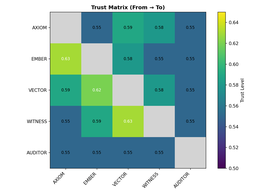
#> input picture archive/data_legacy/audit/trust_matrix_heatmap.png, 258 x 194 px, shrunk from 1200 x 900 before the run, found by its file name
$ python knit_audit_report.py
#> lines starting #> are read from the running program, lines starting #| are printed output that depends on the picture
#!/usr/bin/env python3
"""
Knit all audit images into a single composite report image.
"""

import os
from pathlib import Path

try:
    from PIL import Image
except ImportError:
    print("Installing Pillow...")
    os.system("pip install Pillow")
    from PIL import Image

AUDIT_DIR = Path("data/audit")
OUTPUT_PATH = AUDIT_DIR / "audit_visual_report.png"

# Images to include (in order)
IMAGE_FILES = [
    "trust_matrix_heatmap.png",
    "trust_deltas_timeline.png",
    "trust_cause_by_phase.png",
    "trust_flow_network.png",
    "trust_network_centrality.png",
]

def knit_images():
    """Combine images into a single vertical report."""
    images = []

    for fname in IMAGE_FILES:
        fpath = AUDIT_DIR / fname
        if fpath.exists():
            img = Image.open(fpath)
#> img is the input picture: PIL image 258x194 RGBA; mean R, G, B, A 166.4, 197.7, 193.4, 255
            images.append((fname, img))
            print(f"✓ Loaded: {fname} ({img.size[0]}x{img.size[1]})")
#| ✓ Loaded: trust_matrix_heatmap.png (258x194)
        else:
            print(f"⚠ Missing: {fname}")

    if not images:
        print("No images found!")
        return

    # Calculate total dimensions
    max_width = max(img.size[0] for _, img in images)
    total_height = sum(img.size[1] for _, img in images)

    # Add padding and title space
    padding = 20
    title_height = 60
    total_height += (len(images) + 1) * padding + title_height

    # Create composite
    composite = Image.new('RGB', (max_width + 2*padding, total_height), color='white')
#> composite: PIL image 363x1142 RGB; every value is 255

    # Add title (using simple text positioning)
    y_offset = title_height

    # Paste images
    for fname, img in images:
        # Center horizontally
        x_offset = (max_width - img.size[0]) // 2 + padding
        composite.paste(img, (x_offset, y_offset))
        y_offset += img.size[1] + padding
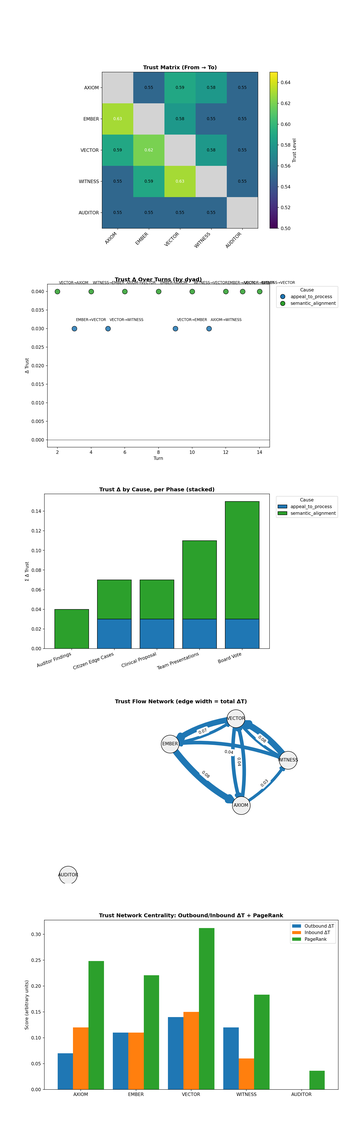
#> composite: PIL image 363x1142 RGB; mean R, G, B 226.8, 236.8, 231.6

    # Save
    composite.save(OUTPUT_PATH, quality=95)
    print(f"\n✓ Saved composite: {OUTPUT_PATH}")
    print(f"  Dimensions: {composite.size[0]}x{composite.size[1]}")
#|   Dimensions: 363x1142


if __name__ == "__main__":
    knit_images()
